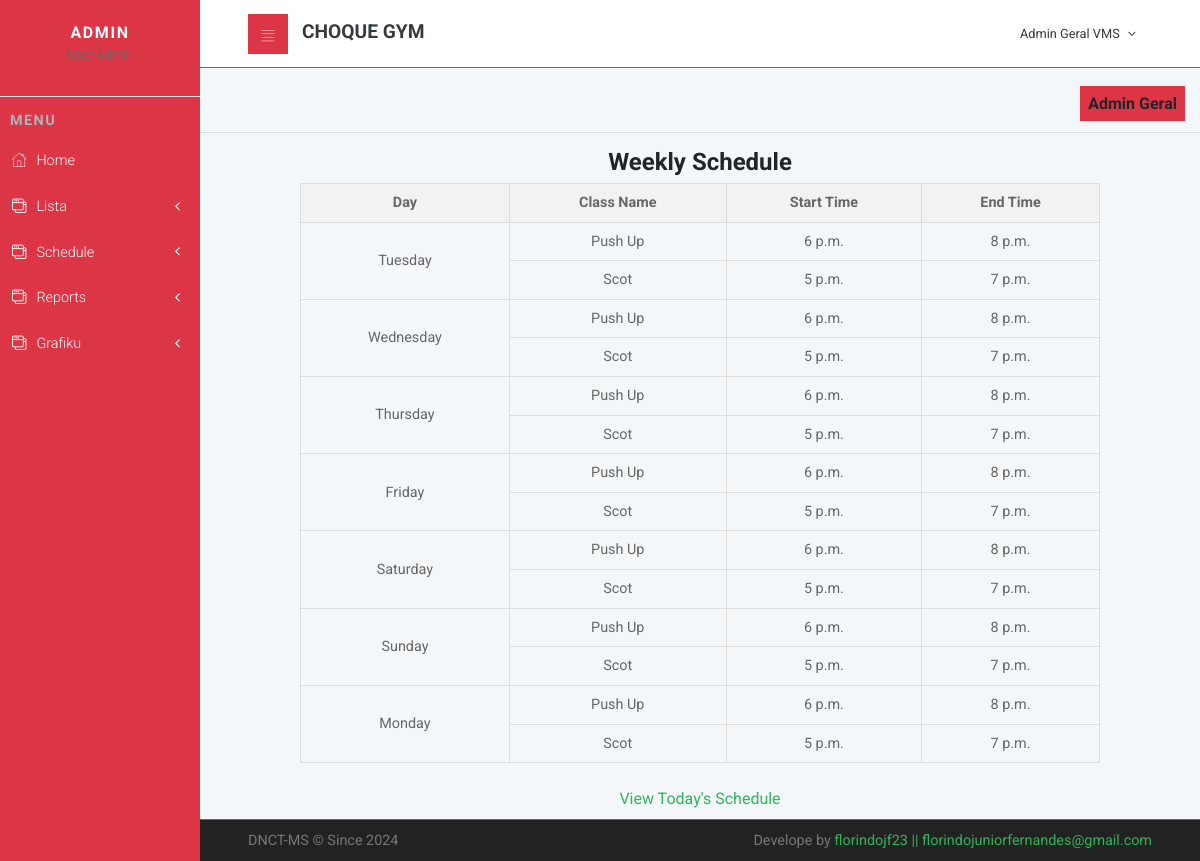
Page /schedule/week/ (signed in) on the earlier database version.
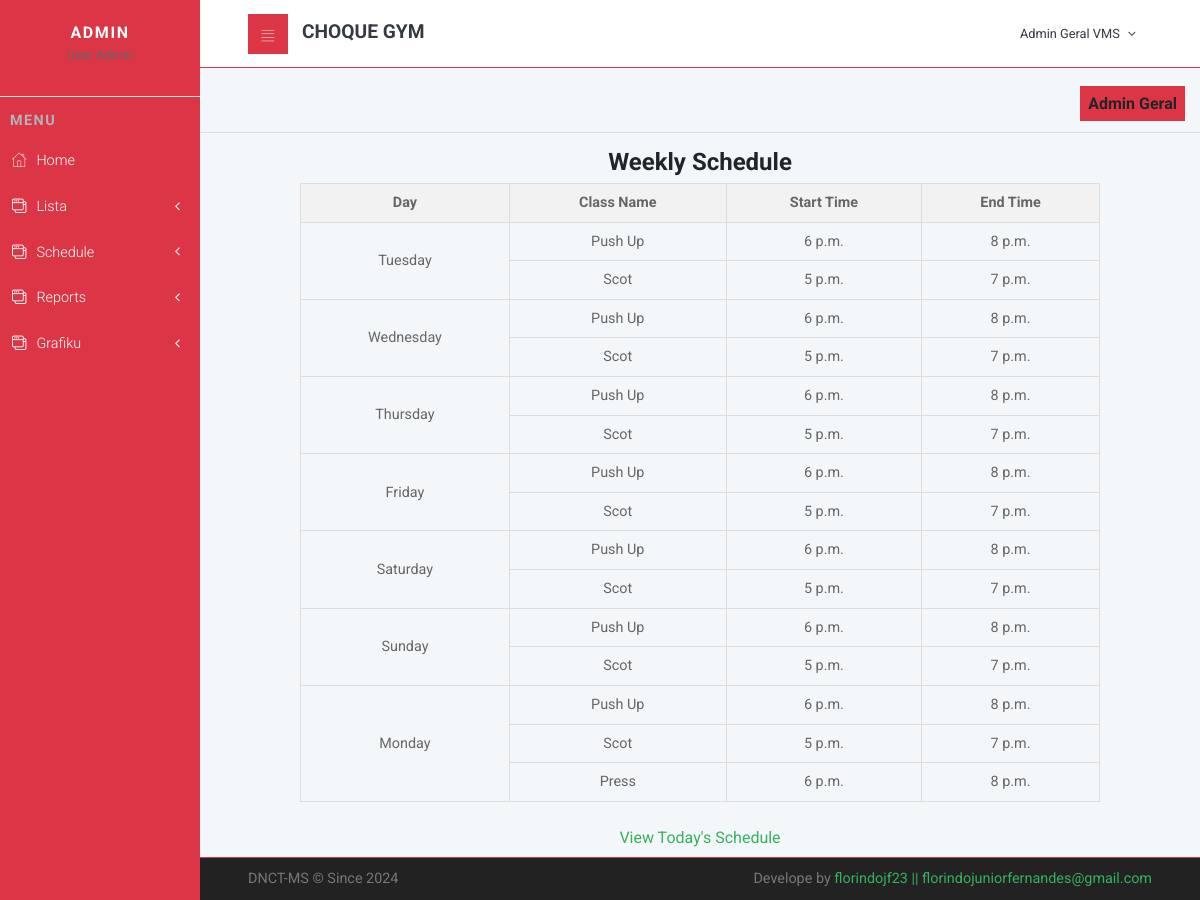
Same page on the later database version.
### cliente/models.py (models this page shows, shortened)
class GymClass(models.Model):
    name = models.CharField(max_length=100)
    description = models.TextField()
    start_time = models.TimeField()
    end_time = models.TimeField()
    days_of_week = models.CharField(max_length=150)
    payment_per_month = models.DecimalField(max_digits=6, decimal_places=2, default=25.00)

### main/views.py (the view)
# urls.py: path('schedule/week/', views.weekly_schedule, name='weekly_schedule'),
@login_required
def weekly_schedule(request):
    today = date.today()
    week_days = [(today + timedelta(days=i)).strftime("%A") for i in range(7)]  # List of days in the week starting from today
    weekly_classes = {day: GymClass.objects.filter(days_of_week__icontains=day) for day in week_days}
    context = {
        'week_days': week_days,
        'weekly_classes': weekly_classes,
    }
    return render(request, 'main/weekly_schedule.html', context)

### main/templates/main/weekly_schedule.html (shortened to what this page needs)
{% extends 'main/layout.html' %}
{% load static %}
{% load crispy_forms_tags %}
{% block content %}
<div style="text-align: center;">
    <h1>Weekly Schedule</h1>
    <table style="margin: auto; width: 80%; border-collapse: collapse; border: 1px solid #ddd;">
        <thead>
            <tr style="background-color: #f2f2f2;">
                <th style="border: 1px solid #ddd; padding: 8px;">Day</th>
                <th style="border: 1px solid #ddd; padding: 8px;">Class Name</th>
                <th style="border: 1px solid #ddd; padding: 8px;">Start Time</th>
                <th style="border: 1px solid #ddd; padding: 8px;">End Time</th>
            </tr>
        </thead>
        <tbody>
            {% for day, classes in weekly_classes.items %}
                {% if classes %}
                    {% for gym_class in classes %}
                        <tr style="border: 1px solid #ddd;">
                            {% if forloop.first %}
                                <td rowspan="{{ classes|length }}" style="border: 1px solid #ddd; padding: 8px;">{{ day }}</td>
                            {% endif %}
                            <td style="border: 1px solid #ddd; padding: 8px;">{{ gym_class.name }}</td>
                            <td style="border: 1px solid #ddd; padding: 8px;">{{ gym_class.start_time }}</td>
                            <td style="border: 1px solid #ddd; padding: 8px;">{{ gym_class.end_time }}</td>
                        </tr>
                    {% endfor %}
                {% endif %}
            {% endfor %}
        </tbody>
    </table>
    <br>
    <a href="{% url 'todays_schedule' %}">View Today's Schedule</a>
</div>
{% endblock %}

Differences in the rows shown:
added GymClass: name "Press", start_time "6 p.m.", end_time "8 p.m."
